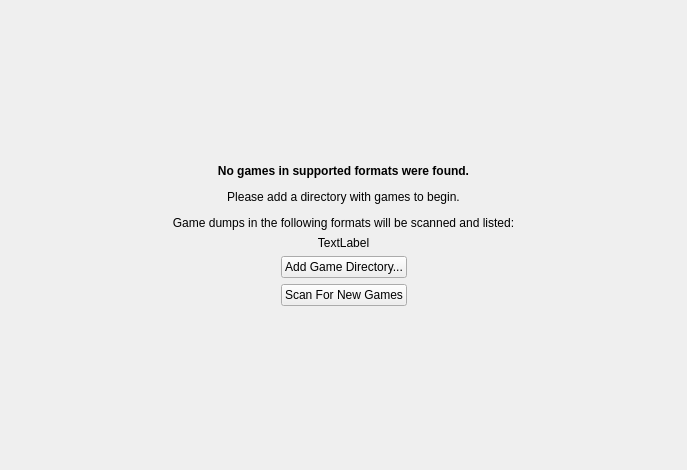
<?xml version="1.0" encoding="UTF-8"?>
<ui version="4.0">
 <class>EmptyGameListWidget</class>
 <widget class="QWidget" name="EmptyGameListWidget">
  <property name="geometry">
   <rect>
    <x>0</x>
    <y>0</y>
    <width>687</width>
    <height>470</height>
   </rect>
  </property>
  <layout class="QVBoxLayout" name="verticalLayout">
   <item>
    <spacer name="verticalSpacer_2">
     <property name="orientation">
      <enum>Qt::Orientation::Vertical</enum>
     </property>
     <property name="sizeHint" stdset="0">
      <size>
       <width>20</width>
       <height>40</height>
      </size>
     </property>
    </spacer>
   </item>
   <item>
    <widget class="QLabel" name="label">
     <property name="text">
      <string>&lt;html&gt;&lt;head/&gt;&lt;body&gt;&lt;p&gt;&lt;span style=&quot; font-weight:700;&quot;&gt;No games in supported formats were found.&lt;/span&gt;&lt;/p&gt;&lt;p&gt;Please add a directory with games to begin.&lt;/p&gt;&lt;p&gt;Game dumps in the following formats will be scanned and listed:&lt;/p&gt;&lt;/body&gt;&lt;/html&gt;</string>
     </property>
     <property name="alignment">
      <set>Qt::AlignmentFlag::AlignCenter</set>
     </property>
    </widget>
   </item>
   <item>
    <widget class="QLabel" name="supportedFormats">
     <property name="text">
      <string notr="true">TextLabel</string>
     </property>
     <property name="alignment">
      <set>Qt::AlignmentFlag::AlignCenter</set>
     </property>
    </widget>
   </item>
   <item>
    <layout class="QHBoxLayout" name="horizontalLayout">
     <item>
      <spacer name="horizontalSpacer_2">
       <property name="orientation">
        <enum>Qt::Orientation::Horizontal</enum>
       </property>
       <property name="sizeHint" stdset="0">
        <size>
         <width>40</width>
         <height>20</height>
        </size>
       </property>
      </spacer>
     </item>
     <item>
      <widget class="QPushButton" name="addGameDirectory">
       <property name="text">
        <string>Add Game Directory...</string>
       </property>
      </widget>
     </item>
     <item>
      <spacer name="horizontalSpacer">
       <property name="orientation">
        <enum>Qt::Orientation::Horizontal</enum>
       </property>
       <property name="sizeHint" stdset="0">
        <size>
         <width>40</width>
         <height>20</height>
        </size>
       </property>
      </spacer>
     </item>
    </layout>
   </item>
   <item>
    <layout class="QHBoxLayout" name="horizontalLayout_2">
     <item>
      <spacer name="horizontalSpacer_3">
       <property name="orientation">
        <enum>Qt::Orientation::Horizontal</enum>
       </property>
       <property name="sizeHint" stdset="0">
        <size>
         <width>40</width>
         <height>20</height>
        </size>
       </property>
      </spacer>
     </item>
     <item>
      <widget class="QPushButton" name="scanForNewGames">
       <property name="text">
        <string>Scan For New Games</string>
       </property>
      </widget>
     </item>
     <item>
      <spacer name="horizontalSpacer_4">
       <property name="orientation">
        <enum>Qt::Orientation::Horizontal</enum>
       </property>
       <property name="sizeHint" stdset="0">
        <size>
         <width>40</width>
         <height>20</height>
        </size>
       </property>
      </spacer>
     </item>
    </layout>
   </item>
   <item>
    <spacer name="verticalSpacer">
     <property name="orientation">
      <enum>Qt::Orientation::Vertical</enum>
     </property>
     <property name="sizeHint" stdset="0">
      <size>
       <width>20</width>
       <height>40</height>
      </size>
     </property>
    </spacer>
   </item>
  </layout>
 </widget>
 <tabstops>
  <tabstop>addGameDirectory</tabstop>
  <tabstop>scanForNewGames</tabstop>
 </tabstops>
 <resources/>
 <connections/>
</ui>
